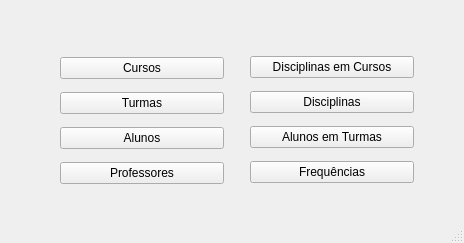
<?xml version="1.0" encoding="UTF-8"?>
<ui version="4.0">
 <class>MainWindow</class>
 <widget class="QMainWindow" name="MainWindow">
  <property name="geometry">
   <rect>
    <x>0</x>
    <y>0</y>
    <width>464</width>
    <height>243</height>
   </rect>
  </property>
  <property name="windowTitle">
   <string>MainWindow</string>
  </property>
  <widget class="QWidget" name="centralwidget">
   <widget class="QWidget" name="verticalLayoutWidget">
    <property name="geometry">
     <rect>
      <x>60</x>
      <y>50</y>
      <width>164</width>
      <height>141</height>
     </rect>
    </property>
    <layout class="QVBoxLayout" name="verticalLayout">
     <item>
      <widget class="QPushButton" name="btnCursos">
       <property name="text">
        <string>Cursos</string>
       </property>
      </widget>
     </item>
     <item>
      <widget class="QPushButton" name="btnTurmas">
       <property name="text">
        <string>Turmas</string>
       </property>
      </widget>
     </item>
     <item>
      <widget class="QPushButton" name="btnAlunos">
       <property name="text">
        <string>Alunos</string>
       </property>
      </widget>
     </item>
     <item>
      <widget class="QPushButton" name="btnProfessores">
       <property name="text">
        <string>Professores</string>
       </property>
      </widget>
     </item>
    </layout>
   </widget>
   <widget class="QWidget" name="verticalLayoutWidget_2">
    <property name="geometry">
     <rect>
      <x>250</x>
      <y>49</y>
      <width>164</width>
      <height>141</height>
     </rect>
    </property>
    <layout class="QVBoxLayout" name="verticalLayout_2">
     <item>
      <widget class="QPushButton" name="btnCurso_has_Disciplinas">
       <property name="text">
        <string>Disciplinas em Cursos</string>
       </property>
      </widget>
     </item>
     <item>
      <widget class="QPushButton" name="btnDisciplinas">
       <property name="text">
        <string>Disciplinas</string>
       </property>
      </widget>
     </item>
     <item>
      <widget class="QPushButton" name="btnTurma_has_Aluno">
       <property name="text">
        <string>Alunos em Turmas</string>
       </property>
      </widget>
     </item>
     <item>
      <widget class="QPushButton" name="btnFrequencia">
       <property name="text">
        <string>Frequências</string>
       </property>
      </widget>
     </item>
    </layout>
   </widget>
  </widget>
  <widget class="QStatusBar" name="statusbar"/>
 </widget>
 <resources/>
 <connections/>
</ui>
